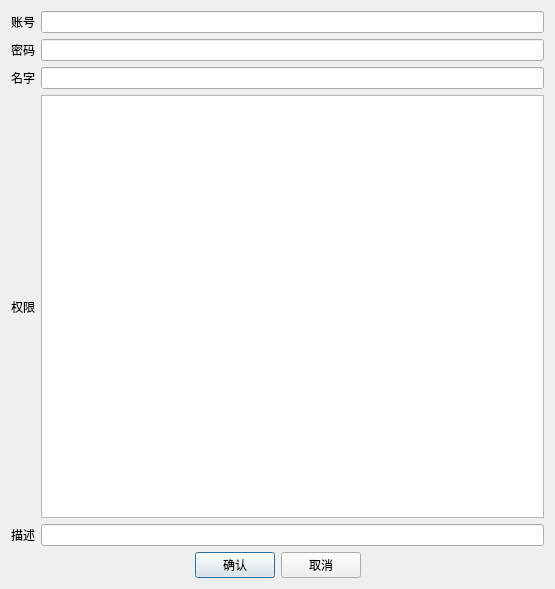
<?xml version="1.0" encoding="UTF-8"?>
<ui version="4.0">
 <class>Dialog</class>
 <widget class="QDialog" name="Dialog">
  <property name="geometry">
   <rect>
    <x>0</x>
    <y>0</y>
    <width>555</width>
    <height>589</height>
   </rect>
  </property>
  <property name="windowTitle">
   <string>添加用户</string>
  </property>
  <layout class="QVBoxLayout" name="verticalLayout" stretch="0,0,0,0,0,0">
   <item>
    <layout class="QHBoxLayout" name="horizontalLayout_5">
     <item>
      <widget class="QLabel" name="label_2">
       <property name="text">
        <string>账号</string>
       </property>
      </widget>
     </item>
     <item>
      <widget class="QLineEdit" name="lineEditAccount"/>
     </item>
    </layout>
   </item>
   <item>
    <layout class="QHBoxLayout" name="horizontalLayout_2">
     <item>
      <widget class="QLabel" name="label">
       <property name="text">
        <string>密码</string>
       </property>
      </widget>
     </item>
     <item>
      <widget class="QLineEdit" name="lineEditPassword">
       <property name="echoMode">
        <enum>QLineEdit::Password</enum>
       </property>
      </widget>
     </item>
    </layout>
   </item>
   <item>
    <layout class="QHBoxLayout" name="horizontalLayout_6">
     <item>
      <widget class="QLabel" name="label_4">
       <property name="text">
        <string>名字</string>
       </property>
      </widget>
     </item>
     <item>
      <widget class="QLineEdit" name="lineEditName"/>
     </item>
    </layout>
   </item>
   <item>
    <layout class="QHBoxLayout" name="horizontalLayout_3">
     <item>
      <widget class="QLabel" name="label_5">
       <property name="text">
        <string>权限</string>
       </property>
      </widget>
     </item>
     <item>
      <widget class="QTreeView" name="treeView"/>
     </item>
    </layout>
   </item>
   <item>
    <layout class="QHBoxLayout" name="horizontalLayout_7">
     <item>
      <widget class="QLabel" name="label_3">
       <property name="text">
        <string>描述</string>
       </property>
      </widget>
     </item>
     <item>
      <widget class="QLineEdit" name="lineEditDesc"/>
     </item>
    </layout>
   </item>
   <item>
    <layout class="QHBoxLayout" name="horizontalLayout">
     <item>
      <spacer name="horizontalSpacer_2">
       <property name="orientation">
        <enum>Qt::Horizontal</enum>
       </property>
       <property name="sizeHint" stdset="0">
        <size>
         <width>40</width>
         <height>20</height>
        </size>
       </property>
      </spacer>
     </item>
     <item>
      <widget class="QPushButton" name="btnOK">
       <property name="text">
        <string>确认</string>
       </property>
      </widget>
     </item>
     <item>
      <widget class="QPushButton" name="btnCancel">
       <property name="text">
        <string>取消</string>
       </property>
      </widget>
     </item>
     <item>
      <spacer name="horizontalSpacer">
       <property name="orientation">
        <enum>Qt::Horizontal</enum>
       </property>
       <property name="sizeHint" stdset="0">
        <size>
         <width>40</width>
         <height>20</height>
        </size>
       </property>
      </spacer>
     </item>
    </layout>
   </item>
  </layout>
 </widget>
 <resources/>
 <connections>
  <connection>
   <sender>btnCancel</sender>
   <signal>clicked()</signal>
   <receiver>Dialog</receiver>
   <slot>reject()</slot>
   <hints>
    <hint type="sourcelabel">
     <x>318</x>
     <y>567</y>
    </hint>
    <hint type="destinationlabel">
     <x>277</x>
     <y>294</y>
    </hint>
   </hints>
  </connection>
 </connections>
</ui>
